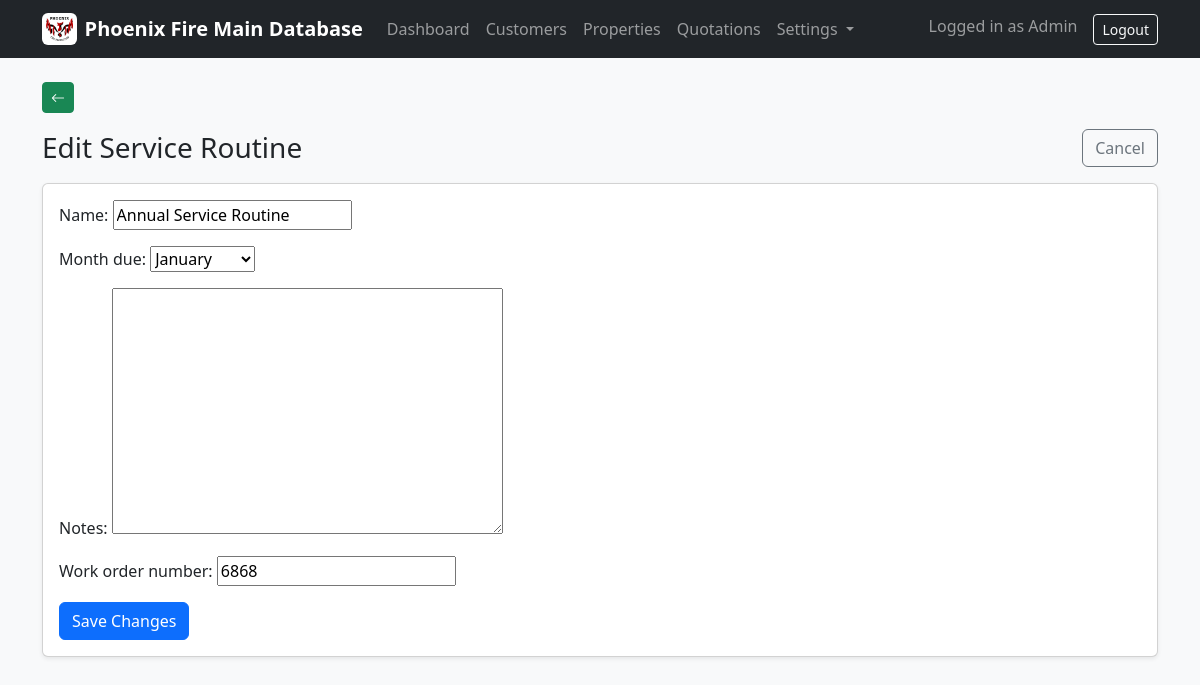
Page /routines/1/edit/ (signed in) on the committed database.
### company/models.py (models this page shows, shortened)
class ClientProfile(models.Model):
    company_logo = models.ImageField(upload_to="company/logo/", blank=True, null=True)
    legal_company_name = models.CharField(max_length=255, blank=True)
    trading_name = models.CharField(max_length=255, blank=True)
    company_address = models.TextField(blank=True)
    company_phone = models.CharField(max_length=50, blank=True)
    company_email = models.EmailField(blank=True)
    company_abn = models.CharField(max_length=50, blank=True)
    company_acn = models.CharField(max_length=50, blank=True)
    accounts_phone = models.CharField(max_length=50, blank=True)
    accounts_email = models.EmailField(blank=True)
    updated_at = models.DateTimeField(auto_now=True)
    class Meta:
        verbose_name = "Client Profile"
        verbose_name_plural = "Client Profile"
    @classmethod
    def get_solo(cls):
        obj, _ = cls.objects.get_or_create(pk=1)
        return obj

### routines/models.py (models this page shows, shortened)
class ServiceRoutine(models.Model):
    ROUTINE_TYPE_CHOICES = [
        ("annual", "Annual"),
        ("biannual", "Bi-Annual"),
        ("monthly", "Monthly"),
    ]
    quotation = models.ForeignKey(
        Quotation,
        on_delete=models.PROTECT,
        related_name="service_routines",
    )
    routine_type = models.CharField(max_length=20, choices=ROUTINE_TYPE_CHOICES)
    month_due = models.PositiveSmallIntegerField(choices=MONTH_CHOICES)
    name = models.CharField(max_length=120)
    created_at = models.DateTimeField(default=timezone.now)
    site = models.ForeignKey(Property, on_delete=models.PROTECT)
    notes = models.TextField(blank=True)
    created_by = models.ForeignKey(
        settings.AUTH_USER_MODEL,
        null=True,
        blank=True,
        on_delete=models.SET_NULL,
        related_name="service_routines_created",
    )
    work_order_number = models.CharField(max_length=50, blank=True, default="")
    class Meta:
        ordering = ["quotation_id", "month_due", "routine_type"]
        constraints = [
            models.UniqueConstraint(
                fields=["quotation", "routine_type", "month_due"],
                name="uniq_routine_type_and_month_per_quotation",
            )
        ]

### routines/views.py (the view, shortened to what this page needs)
# urls.py: path("<int:pk>/edit/", views.ServiceRoutineUpdateView.as_view(), name="edit"),
class ServiceRoutineUpdateView(LoginRequiredMixin, UpdateView):
    model = ServiceRoutine
    fields = ["name", "month_due", "notes", "work_order_number"]
    template_name = "routines/service_routine_form.html"

### company/context_processors.py (called while the page is built)
def client_profile(request):
    try:
        return {"client_profile": ClientProfile.get_solo()}
    except Exception:
        return {"client_profile": None}

### templates/routines/service_routine_form.html (shortened to what this page needs)
{% extends "base.html" %}
{% block content %}
<div class="d-flex justify-content-between align-items-center mb-3">
  <h1 class="h3 mb-0">Edit Service Routine</h1>
  <a href="{% url 'routines:detail' object.pk %}" class="btn btn-outline-secondary">
    Cancel
  </a>
</div>
<div class="card shadow-sm">
  <div class="card-body">
    <form method="post" id="routineEditForm">
      {{ form.as_p }}
      <div class="mt-3">
        <button type="submit" class="btn btn-primary">
          Save Changes
        </button>
      </div>
    </form>
  </div>
</div>
{% endblock %}

### templates/base.html (shortened to what this page needs)
<!doctype html>
<html lang="en">
<head>
  <link href="https://cdn.jsdelivr.net/npm/bootstrap@5.3.3/dist/css/bootstrap.min.css" rel="stylesheet">
  <link rel="stylesheet" href="https://cdn.jsdelivr.net/npm/bootstrap-icons@1.11.3/font/bootstrap-icons.min.css">
</head>
<body class="bg-light">
<nav class="navbar navbar-expand-lg navbar-dark bg-dark">
  <div class="container">
    <a class="navbar-brand fw-semibold d-flex align-items-center gap-2"
       href="{% url 'dashboard' %}">
      {% if client_profile and client_profile.company_logo %}
        <img src="{{ client_profile.company_logo.url }}"
             alt="Company Logo"
             style="height:32px;width:auto;"
             class="rounded bg-white p-1">
      {% endif %}
      <span>Phoenix Fire Main Database</span>
    </a>
    <div class="collapse navbar-collapse" id="mainNav">
      <ul class="navbar-nav me-auto">
        <li class="nav-item">
          <a class="nav-link" href="{% url 'dashboard' %}">Dashboard</a>
        </li>
        <li class="nav-item">
          <a class="nav-link" href="{% url 'customers:list' %}">Customers</a>
        </li>
        <li class="nav-item">
          <a class="nav-link" href="{% url 'properties:list' %}">Properties</a>
        </li>
        <li class="nav-item">
          <a class="nav-link" href="{% url 'quotations:list' %}">Quotations</a>
        </li>
        <li class="nav-item dropdown">
          <a class="nav-link dropdown-toggle" href="#" id="settingsDropdown"
             role="button" data-bs-toggle="dropdown">
            Settings
          </a>
        </li>
      </ul>
      <ul class="navbar-nav">
        {% if user.is_authenticated %}
          <li class="nav-item">
            <span class="navbar-text me-3">
              Logged in as {{ user.username }}
            </span>
          </li>
          <li class="nav-item">
            <a class="btn btn-outline-light btn-sm" href="/admin/logout/">Logout</a>
          </li>
        {% else %}
          <li class="nav-item">
            <a class="btn btn-outline-light btn-sm" href="/admin/login/">Login</a>
          </li>
        {% endif %}
      </ul>
    </div>
  </div>
</nav>
<main class="container my-4 page-wrap">
  <div class="mb-3 no-print">
    <button type="button"
            class="btn btn-back btn-sm"
            onclick="goBackAnimated()"
            title="Back">
      <i class="bi bi-arrow-left"></i>
    </button>
  </div>
  {% block content %}{% endblock %}
</main>
</body>
</html>

### templates/base.html (style rules this page uses)
.page-wrap { animation: pageEnter 160ms ease-out; }
.btn-back, a.btn-back, button.btn-back { background-color: var(--bs-success) !important; border-color: var(--bs-success) !important; color: #fff !important; }

### rows in the picture
ClientProfile: company_logo (picture)
ServiceRoutine: name "Annual Service Routine", month_due "January", work_order_number "6868"

### other values in the picture
{{ user.username }} "Admin"
